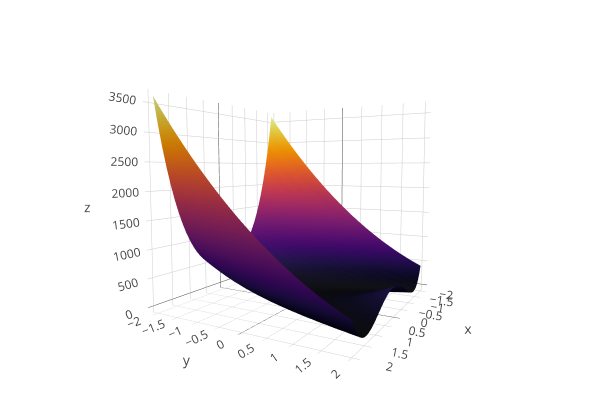

Notebook source saved alongside this figure:
### Markdown cell above
$$
f({\mathbf  {x}})=f(x_{1},x_{2})= [(1-x_1^2)+100(x_2-x_1^2)]^2
$$

### Code cell
problem_plot(Rosenbrock, -2:0.1:2)

### Figure 1 — Plotly figure (JSON) as saved in the notebook; plotly's stock layout.template omitted (floating-point values rounded to 4 significant figures; data arrays with more than 128 entries replaced by an {"elided": "..."} marker saying what was removed)
{"data": [{"cauto": true, "cmax": 3609, "cmin": 0, "colorbar": {"title": ""}, "colorscale": [[0, "rgba(0, 0, 4, 1.000)"], [0.03448, "rgba(4, 3, 20, 1.000)"], [0.06897, "rgba(13, 8, 41, 1.000)"], [0.1034, "rgba(24, 12, 60, 1.000)"], [0.1379, "rgba(38, 12, 81, 1.000)"], [0.1724, "rgba(54, 9, 97, 1.000)"], [0.2069, "rgba(69, 10, 105, 1.000)"], [0.2414, "rgba(84, 15, 109, 1.000)"], [0.2759, "rgba(97, 19, 110, 1.000)"], [0.3103, "rgba(111, 25, 110, 1.000)"], [0.3448, "rgba(125, 30, 109, 1.000)"], [0.3793, "rgba(140, 35, 105, 1.000)"], [0.4138, "rgba(154, 40, 101, 1.000)"], [0.4483, "rgba(166, 45, 96, 1.000)"], [0.4828, "rgba(180, 51, 89, 1.000)"], [0.5172, "rgba(193, 58, 80, 1.000)"], [0.5517, "rgba(206, 67, 71, 1.000)"], [0.5862, "rgba(216, 76, 62, 1.000)"], [0.6207, "rgba(226, 87, 52, 1.000)"], [0.6552, "rgba(235, 100, 41, 1.000)"], [0.6897, "rgba(241, 115, 29, 1.000)"], [0.7241, "rgba(247, 130, 18, 1.000)"], [0.7586, "rgba(250, 144, 8, 1.000)"], [0.7931, "rgba(252, 161, 8, 1.000)"], [0.8276, "rgba(252, 178, 22, 1.000)"], [0.8621, "rgba(250, 196, 42, 1.000)"], [0.8966, "rgba(246, 213, 67, 1.000)"], [0.931, "rgba(243, 229, 93, 1.000)"], [0.9655, "rgba(242, 244, 130, 1.000)"], [1, "rgba(252, 255, 164, 1.000)"]], "name": "y1", "opacity": null, "showlegend": false, "showscale": false, "type": "surface", "uid": "f8325c", "x": [-2, -1.9, -1.8, -1.7, -1.6, -1.5, -1.4, -1.3, -1.2, -1.1, -1, -0.9, -0.8, -0.7, -0.6, -0.5, -0.4, -0.3, -0.2, -0.1, 0, 0.1, 0.2, 0.3, 0.4, 0.5, 0.6, 0.7, 0.8, 0.9, 1, 1.1, 1.2, 1.3, 1.4, 1.5, 1.6, 1.7, 1.8, 1.9, 2], "xaxis": "x", "y": [-2, -1.9, -1.8, -1.7, -1.6, -1.5, -1.4, -1.3, -1.2, -1.1, -1, -0.9, -0.8, -0.7, -0.6, -0.5, -0.4, -0.3, -0.2, -0.1, 0, 0.1, 0.2, 0.3, 0.4, 0.5, 0.6, 0.7, 0.8, 0.9, 1, 1.1, 1.2, 1.3, 1.4, 1.5, 1.6, 1.7, 1.8, 1.9, 2], "yaxis": "y", "z": {"elided": "41x41 float values"}}], "layout": {"annotations": [], "height": 400, "margin": {"b": 20, "l": 0, "r": 0, "t": 20}, "paper_bgcolor": "rgba(255, 255, 255, 1.000)", "plot_bgcolor": "rgba(255, 255, 255, 1.000)", "scene": {"aspectmode": "auto", "aspectratio": {"x": 1, "y": 1, "z": 1}, "camera": {"center": {"x": 0, "y": 0, "z": 0}, "eye": {"x": 1.829, "y": 1.032, "z": 0.1558}, "up": {"x": 0, "y": 0, "z": 1}}, "xaxis1": {"anchor": "y1", "domain": [0.03619, 0.9934], "gridcolor": "rgba(0, 0, 0, 0.1)", "gridwidth": 0.5, "linecolor": "rgba(0, 0, 0, 1)", "mirror": false, "range": [-2, 2], "showgrid": true, "showline": true, "showticklabels": true, "tickangle": 0, "tickcolor": "rgb(0, 0, 0)", "tickfont": {"color": "rgba(0, 0, 0, 1)", "family": "sans-serif", "size": 11}, "tickmode": "array", "ticks": "inside", "ticktext": ["-2", "-1", "0", "1", "2"], "tickvals": [-2, -1, 0, 1, 2], "title": "", "titlefont": {"color": "rgba(0, 0, 0, 1)", "family": "sans-serif", "size": 15}, "type": "-", "visible": true, "zeroline": false, "zerolinecolor": "rgba(0, 0, 0, 1)"}, "yaxis1": {"anchor": "x1", "domain": [0.03762, 0.9902], "gridcolor": "rgba(0, 0, 0, 0.1)", "gridwidth": 0.5, "linecolor": "rgba(0, 0, 0, 1)", "mirror": false, "range": [-2, 2], "showgrid": true, "showline": true, "showticklabels": true, "tickangle": 0, "tickcolor": "rgb(0, 0, 0)", "tickfont": {"color": "rgba(0, 0, 0, 1)", "family": "sans-serif", "size": 11}, "tickmode": "array", "ticks": "inside", "ticktext": ["-2", "-1", "0", "1", "2"], "tickvals": [-2, -1, 0, 1, 2], "title": "", "titlefont": {"color": "rgba(0, 0, 0, 1)", "family": "sans-serif", "size": 15}, "type": "-", "visible": true, "zeroline": false, "zerolinecolor": "rgba(0, 0, 0, 1)"}, "zaxis1": {"gridcolor": "rgba(0, 0, 0, 0.1)", "gridwidth": 0.5, "linecolor": "rgba(0, 0, 0, 1)", "mirror": false, "range": [0, 3609], "showgrid": true, "showline": true, "showticklabels": true, "tickangle": 0, "tickcolor": "rgb(0, 0, 0)", "tickfont": {"color": "rgba(0, 0, 0, 1)", "family": "sans-serif", "size": 11}, "tickmode": "array", "ticks": "inside", "ticktext": ["0", "1000", "2000", "3000"], "tickvals": [0, 1000, 2000, 3000], "title": "", "titlefont": {"color": "rgba(0, 0, 0, 1)", "family": "sans-serif", "size": 15}, "type": "-", "visible": true, "zeroline": false, "zerolinecolor": "rgba(0, 0, 0, 1)"}}, "showlegend": false, "width": 600}}
